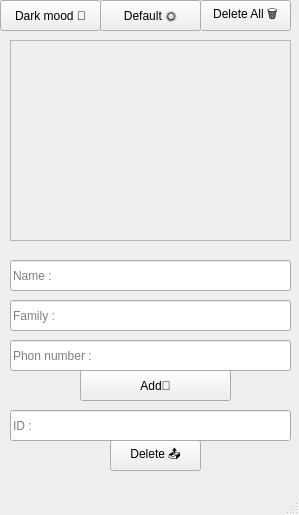
<?xml version="1.0" encoding="UTF-8"?>
<ui version="4.0">
 <class>MainWindow</class>
 <widget class="QMainWindow" name="MainWindow">
  <property name="geometry">
   <rect>
    <x>0</x>
    <y>0</y>
    <width>299</width>
    <height>515</height>
   </rect>
  </property>
  <property name="windowTitle">
   <string>MainWindow</string>
  </property>
  <widget class="QWidget" name="centralwidget">
   <widget class="QLineEdit" name="name">
    <property name="geometry">
     <rect>
      <x>10</x>
      <y>260</y>
      <width>281</width>
      <height>31</height>
     </rect>
    </property>
    <property name="placeholderText">
     <string>Name : </string>
    </property>
   </widget>
   <widget class="QLineEdit" name="PhNum">
    <property name="geometry">
     <rect>
      <x>10</x>
      <y>340</y>
      <width>281</width>
      <height>31</height>
     </rect>
    </property>
    <property name="placeholderText">
     <string>Phon number : </string>
    </property>
   </widget>
   <widget class="QPushButton" name="btn_add">
    <property name="geometry">
     <rect>
      <x>80</x>
      <y>370</y>
      <width>151</width>
      <height>31</height>
     </rect>
    </property>
    <property name="text">
     <string>Add📝</string>
    </property>
   </widget>
   <widget class="QLineEdit" name="family">
    <property name="geometry">
     <rect>
      <x>10</x>
      <y>300</y>
      <width>281</width>
      <height>31</height>
     </rect>
    </property>
    <property name="placeholderText">
     <string>Family : </string>
    </property>
   </widget>
   <widget class="QPushButton" name="btn_delete">
    <property name="geometry">
     <rect>
      <x>110</x>
      <y>440</y>
      <width>91</width>
      <height>31</height>
     </rect>
    </property>
    <property name="text">
     <string>Delete 📤</string>
    </property>
   </widget>
   <widget class="QPushButton" name="btn_deleteAll">
    <property name="geometry">
     <rect>
      <x>200</x>
      <y>0</y>
      <width>91</width>
      <height>31</height>
     </rect>
    </property>
    <property name="text">
     <string>Delete All 🗑</string>
    </property>
   </widget>
   <widget class="QPushButton" name="btn_default">
    <property name="geometry">
     <rect>
      <x>100</x>
      <y>0</y>
      <width>101</width>
      <height>31</height>
     </rect>
    </property>
    <property name="text">
     <string>Default 🌞</string>
    </property>
   </widget>
   <widget class="QPushButton" name="btn_dark">
    <property name="geometry">
     <rect>
      <x>0</x>
      <y>0</y>
      <width>101</width>
      <height>31</height>
     </rect>
    </property>
    <property name="text">
     <string>Dark mood 🌚</string>
    </property>
   </widget>
   <widget class="QScrollArea" name="scrollArea">
    <property name="geometry">
     <rect>
      <x>10</x>
      <y>40</y>
      <width>281</width>
      <height>201</height>
     </rect>
    </property>
    <property name="widgetResizable">
     <bool>true</bool>
    </property>
    <widget class="QWidget" name="scrollAreaWidgetContents">
     <property name="geometry">
      <rect>
       <x>0</x>
       <y>0</y>
       <width>279</width>
       <height>199</height>
      </rect>
     </property>
     <layout class="QVBoxLayout" name="verticalLayout_2">
      <item>
       <layout class="QVBoxLayout" name="verticalLayout"/>
      </item>
     </layout>
    </widget>
   </widget>
   <widget class="QLineEdit" name="id">
    <property name="geometry">
     <rect>
      <x>10</x>
      <y>410</y>
      <width>281</width>
      <height>31</height>
     </rect>
    </property>
    <property name="placeholderText">
     <string>ID : </string>
    </property>
   </widget>
  </widget>
  <widget class="QMenuBar" name="menubar">
   <property name="geometry">
    <rect>
     <x>0</x>
     <y>0</y>
     <width>299</width>
     <height>22</height>
    </rect>
   </property>
  </widget>
  <widget class="QStatusBar" name="statusbar"/>
 </widget>
 <resources/>
 <connections/>
</ui>
